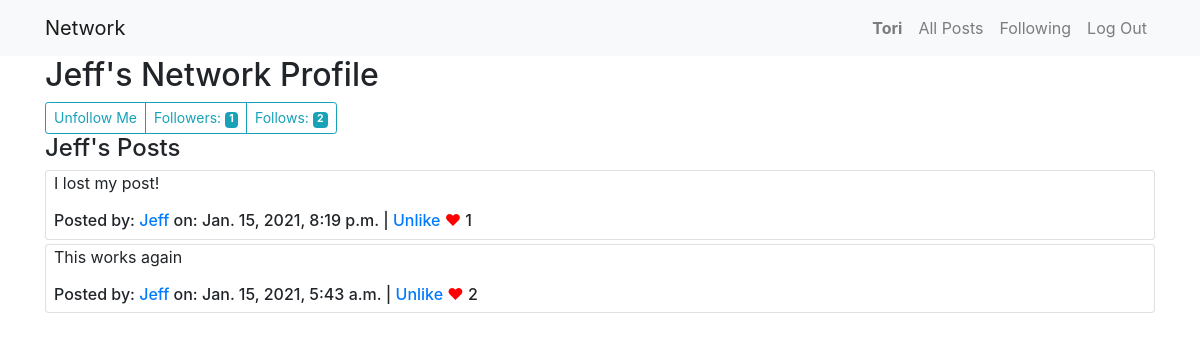
Screenshot of /profile/jeff (signed in) with the database file from the repository.
### network/models.py (models this page shows)
class User(AbstractUser):
    pass

class Post(models.Model):
    owner = models.CharField(max_length=50)
    content = models.CharField(max_length=300)
    created_date = models.DateTimeField(auto_now_add=True)
    liked = models.ManyToManyField('User', default=None, blank=True, related_name='likes')

### network/views.py (the view)
# urls.py: path("profile/<str:username>", views.profile, name="profile"),
def profile(request, username):
    profile = User.objects.get(username = username)
    followerCount = Follower.objects.filter(star = username).count()
    iFollow = Follower.objects.filter(follower = username).count()
    myPosts = Post.objects.filter(owner = username).order_by('-created_date')
    user = request.user
    follows = Follower.objects.filter(star=profile, follower=user)
    if not follows:
        followText = "Follow Me"
    else:
        followText = "Unfollow Me"
    return render(request, "network/profile.html", {
        "profile": profile,
        "followerCount": followerCount,
        "iFollow": iFollow,
        "allPosts": myPosts,
        "state": followText
    })

### network/templates/network/profile.html (shortened to what this page needs)
{% extends "network/layout.html" %}
{% block body %}
<div class="container">
    <h2>{{ profile|capfirst }}'s Network Profile
    </h2>
    <div class="btn-group" role="group">
        {% if user.is_authenticated and user != profile %}
        <a href="#" data-target="{{ profile }}" class="btn btn-outline-info btn-sm" id="follow-btn" role="button">{{ state }}</a>
        {% endif %}
        <button type="button" class="btn btn-outline-info btn-sm">
            Followers: <span class="badge badge-info" id="followerCount">{{ followerCount }}</span>
        </button>
        <button type="button" class="btn btn-outline-info btn-sm">
            Follows: <span class="badge badge-info" id="iFollow">{{ iFollow }}</span>
        </button>
    </div>
    <h4>{{ profile|capfirst }}'s Posts</h4>
    {% include 'network/card.html' %}
</div>
{% endblock %}

### network/templates/network/layout.html (shortened to what this page needs)
{% load static %}
<!DOCTYPE html>
<html lang="en">
    <head>
        <link rel="stylesheet" href="https://stackpath.bootstrapcdn.com/bootstrap/4.4.1/css/bootstrap.min.css">
        <link href="{% static 'network/styles.css' %}" rel="stylesheet">
    </head>
    <body>
        <nav class="navbar navbar-expand-lg navbar-light bg-light align-items-left">
            <div class="container">
            <a class="navbar-brand" href="{% url 'index' %}">Network</a>
            <div>
              <ul class="navbar-nav mr-auto">
                {% if user.is_authenticated %}
                    <li class="nav-item">
                        <a class="nav-link" href="{% url 'profile' user.username %}"><strong>{{ user.username|capfirst }}</strong></a>
                    </li>
                {% endif %}
                <li class="nav-item">
                  <a class="nav-link" href="{% url 'index' %}">All Posts</a>
                </li>
                {% if user.is_authenticated %}
                    <li class="nav-item">
                        <a class="nav-link" href="{% url 'following' %}">Following</a>
                    </li>
                    <li class="nav-item">
                        <a class="nav-link" href="{% url 'logout' %}">Log Out</a>
                    </li>
                {% endif %}
              </ul>
            </div>
            </div>
        </nav>
        <div class="body">
            {% block body %}
            {% endblock %}
        </div>
    </body>
</html>

### network/templates/network/card.html (shortened to what this page needs)
{% for post in allPosts %}
<div class="card mb-1 px-2">
    <p class="content">{{post.content}}</p>
    <h6>
        Posted by:
        {% if user.is_authenticated %}
        <a href="{% url 'profile' post.owner %}">{{post.owner|capfirst}}</a>
        {% else %}
        {{post.owner|capfirst}}
        {% endif %}
        on: <span class="date">{{post.created_date}}</span>
        |
        {% if not user.username == post.owner and user.is_authenticated %}
            {% if request.user in post.liked.all %}
            <a href="#" data-postId="{{post.id}}" class="like-btn">Unlike</a>
            {% else %}
            <a href="#" data-postId="{{post.id}}" class="like-btn">Like</a>
            {% endif %}
        {% endif %}
        <span style="color:red;">&hearts;</span> <span class="like-count">{{ post.liked.all.count }}</span>
    </h6>
</div>
{% endfor %}

### rows the page displays
User: username "Tori"
User: username "Jeff"
Post: content "I lost my post!", owner "Jeff", created_date "Jan. 15, 2021, 8:19 p.m.", liked.all.count "1"
Post: content "This works again", owner "Jeff", created_date "Jan. 15, 2021, 5:43 a.m.", liked.all.count "2"

### other values shown
{{ state }} "Unfollow Me"
{{ followerCount }} "1"
{{ iFollow }} "2"
